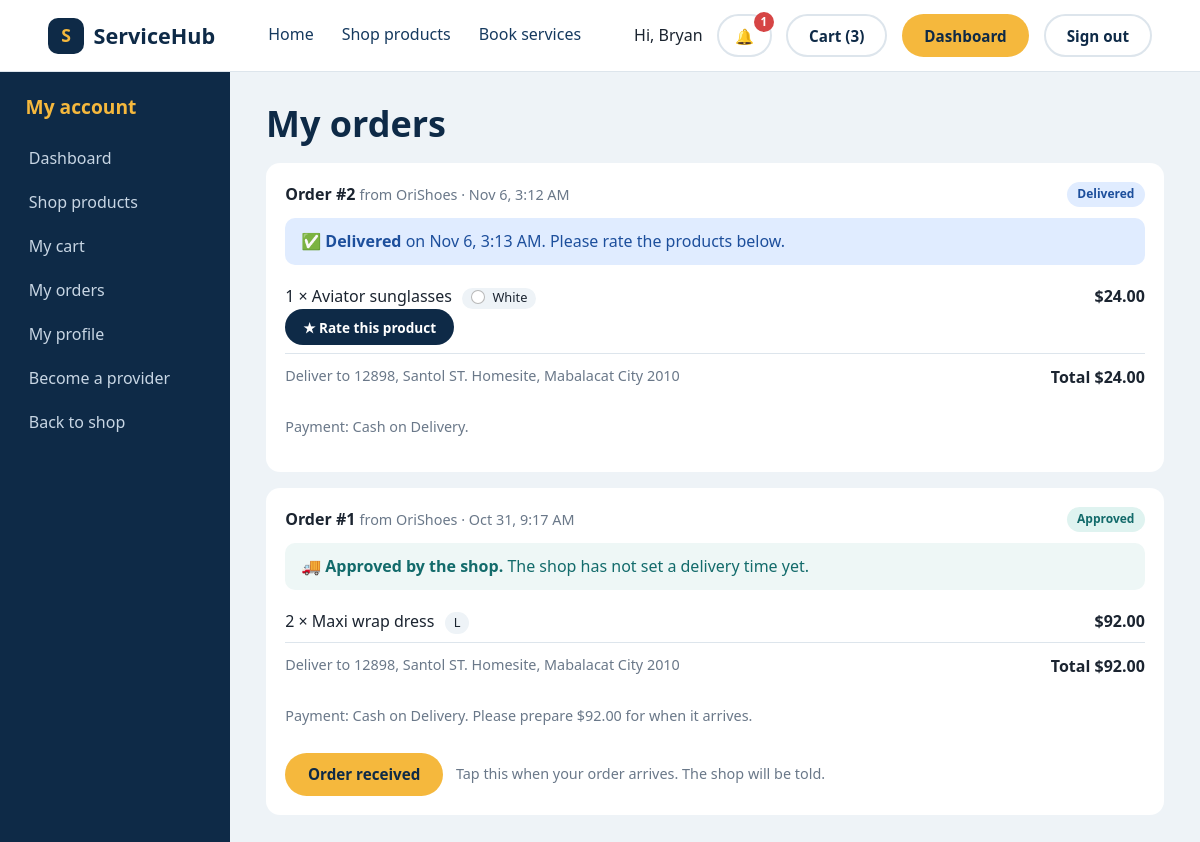
Page /orders.php (signed in) on the committed database.
### tables this page shows
CREATE TABLE IF NOT EXISTS orders (
  id             INT UNSIGNED AUTO_INCREMENT PRIMARY KEY,
  buyer_id       INT UNSIGNED NOT NULL,
  seller_id      INT UNSIGNED NOT NULL,
  status         ENUM('pending','approved','delivered','rejected') NOT NULL DEFAULT 'pending',
  payment_method VARCHAR(20) NOT NULL DEFAULT 'COD',      
  ship_name      VARCHAR(160) NOT NULL,
  ship_address   VARCHAR(300) NOT NULL,
  ship_contact   VARCHAR(140) NOT NULL,
  created_at     DATETIME NOT NULL,
  reviewed_at    DATETIME NULL,
  delivery_days  TINYINT UNSIGNED NULL,                   
  approved_at    DATETIME NULL,
  delivered_at   DATETIME NULL,                           
  FOREIGN KEY (buyer_id)  REFERENCES users(id) ON DELETE CASCADE,
  FOREIGN KEY (seller_id) REFERENCES users(id) ON DELETE CASCADE
);

CREATE TABLE IF NOT EXISTS order_items (
  id         INT UNSIGNED AUTO_INCREMENT PRIMARY KEY,
  order_id   INT UNSIGNED NOT NULL,
  product_id INT UNSIGNED NULL,
  name       VARCHAR(120) NOT NULL,
  price      DECIMAL(10,2) NOT NULL,
  quantity   INT UNSIGNED NOT NULL,
  comment    VARCHAR(300) NULL,
  size       VARCHAR(60) NOT NULL DEFAULT '',
  color      VARCHAR(40) NOT NULL DEFAULT '',
  FOREIGN KEY (order_id)   REFERENCES orders(id)   ON DELETE CASCADE,
  FOREIGN KEY (product_id) REFERENCES products(id) ON DELETE SET NULL
);

### includes/bootstrap.php (called while the page is built, shortened)
<?php
function money(float $amount): string {
    return CURRENCY . number_format($amount, 2);
}
function db(): PDO {
    static $pdo = null;
    if (!$pdo) {
        $pdo = new PDO('mysql:host=' . DB_HOST . ';dbname=' . DB_NAME . ';charset=utf8mb4', DB_USER, DB_PASS, [
            PDO::ATTR_ERRMODE            => PDO::ERRMODE_EXCEPTION,
            PDO::ATTR_DEFAULT_FETCH_MODE => PDO::FETCH_ASSOC,
        ]);
    }
    return $pdo;
}
function store_expr(string $idCol, string $nameCol): string {
    return "COALESCE((SELECT a.business_name FROM provider_applications a WHERE a.user_id = $idCol AND a.status = 'approved' ORDER BY a.id DESC LIMIT 1), NULLIF($nameCol, ''), 'Store')";
}
function color_map(): array {
    return ['White' => '#ffffff', 'Black' => '#1b2430', 'Navy' => '#163a5f', 'Gray' => '#8a96a3', 'Silver' => '#c0c7cf',
            'Red' => '#d64545', 'Pink' => '#e88fb0', 'Orange' => '#ee8a33', 'Yellow' => '#f5b83d', 'Gold' => '#d4a940',
            'Green' => '#3f8f5b', 'Blue' => '#3b82c4', 'Purple' => '#7b5ea7', 'Brown' => '#7a4b2a', 'Tan' => '#c9a77c',
            'Beige' => '#e3d3b8', 'Khaki' => '#bfae7f', 'Rose gold' => '#d8a496'];
}
function color_hex(string $name): string { return color_map()[$name] ?? '#c3cfda'; }

### orders.php (the view, shortened to what this page needs)
<?php
require_once __DIR__ . '/includes/bootstrap.php';
$uid = $_SESSION['user_id'];
$st = db()->prepare('SELECT o.*, ' . store_expr('o.seller_id', 'u.first_name') . ' AS store FROM orders o JOIN users u ON u.id = o.seller_id
                     WHERE o.buyer_id = ? ORDER BY o.id DESC LIMIT 50');
$st->execute([$uid]);
$orders = $st->fetchAll();
$items = [];
if ($orders) {
    $ids = implode(',', array_map('intval', array_column($orders, 'id')));
    foreach (db()->query("SELECT * FROM order_items WHERE order_id IN ($ids) ORDER BY id") as $it) { $items[$it['order_id']][] = $it; }
}
$myRatings = db()->prepare('SELECT product_id, rating FROM reviews WHERE user_id = ?');
$myRatings->execute([$uid]);
$myRatings = $myRatings->fetchAll(PDO::FETCH_KEY_PAIR);
$statusLabel = ['pending' => 'Pending seller approval', 'approved' => 'Approved', 'delivered' => 'Delivered', 'rejected' => 'Rejected'];
$statusClass = ['pending' => 'badge-pending', 'approved' => 'badge-confirmed', 'delivered' => 'badge-delivered', 'rejected' => 'badge-rejected'];
function eta_text(array $o): string {
    if (empty($o['delivery_days'])) { return 'The shop has not set a delivery time yet.'; }
    $base = strtotime($o['approved_at'] ?: ($o['reviewed_at'] ?: $o['created_at']));
    $eta  = strtotime('+' . (int)$o['delivery_days'] . ' days', $base);
    $left = (int)ceil(($eta - time()) / 86400);
    $when = $left > 1 ? "Arrives in about $left days" : ($left === 1 ? 'Arrives in about 1 day' : 'Should arrive today');
    return $when . ' (expected by ' . date('D, M j', $eta) . ')';
}
?>
<!DOCTYPE html>
<html lang="en">
<head>
  <link rel="stylesheet" href="css/style.css">
</head>
<body>
  <?php include __DIR__ . '/includes/topbar.php'; ?>
  <div class="dash">
    <?php include __DIR__ . '/includes/sidebar.php'; ?>
    <main class="dash-main">
      <h1>My orders</h1>
      <?php foreach ($orders as $o): $sum = 0; ?>
        <div class="card order-card" id="order-<?= (int)$o['id'] ?>">
          <div class="order-head">
            <div><strong>Order #<?= (int)$o['id'] ?></strong> <span class="muted">from <?= htmlspecialchars($o['store']) ?> &middot; <?= htmlspecialchars(date('M j, g:i A', strtotime($o['created_at']))) ?></span></div>
            <span class="badge <?= $statusClass[$o['status']] ?>"><?= $statusLabel[$o['status']] ?></span>
          </div>
          <?php if ($o['status'] === 'approved'): ?>
            <div class="eta-box">
              <strong>&#128666; Approved by the shop.</strong> <?= htmlspecialchars(eta_text($o)) ?>
            </div>
          <?php elseif ($o['status'] === 'delivered'): ?>
            <div class="eta-box done">
              <strong>&#9989; Delivered</strong><?= $o['delivered_at'] ? ' on ' . htmlspecialchars(date('M j, g:i A', strtotime($o['delivered_at']))) : '' ?>. Please rate the products below.
            </div>
          <?php endif; ?>
          <ul class="order-lines">
            <?php foreach ($items[$o['id']] ?? [] as $it): $sum += $it['price'] * $it['quantity']; ?>
              <li><span><?= (int)$it['quantity'] ?> &times; <?= htmlspecialchars($it['name']) ?><?php if ($it['size']): ?> <span class="size-tag"><?= htmlspecialchars($it['size']) ?></span><?php endif; ?><?php if ($it['color']): ?> <span class="size-tag"><i class="dot" style="background:<?= color_hex($it['color']) ?>"></i><?= htmlspecialchars($it['color']) ?></span><?php endif; ?>
                <?php if ($o['status'] === 'delivered' && $it['product_id']): ?>
                  <br><?php if (isset($myRatings[$it['product_id']])): ?>
                    <a class="rate-link" href="product.php?id=<?= (int)$it['product_id'] ?>#reviews"><?= stars_html((float)$myRatings[$it['product_id']]) ?> Your rating (edit)</a>
                  <?php else: ?>
                    <a class="btn btn-small" href="product.php?id=<?= (int)$it['product_id'] ?>#reviews">&#9733; Rate this product</a>
                  <?php endif; ?>
                <?php endif; ?></span>
                <strong><?= money($it['price'] * $it['quantity']) ?></strong></li>
            <?php endforeach; ?>
          </ul>
          <p class="order-foot"><span class="muted">Deliver to <?= htmlspecialchars($o['ship_address']) ?></span> <strong>Total <?= money($sum) ?></strong></p>
          <p class="muted">Payment: Cash on Delivery<?= $o['status'] === 'approved' ? '. Please prepare ' . money($sum) . ' for when it arrives.' : '.' ?></p>
          <?php if ($o['status'] === 'approved'): ?>
            <form method="post" class="received-form">
              <button class="btn btn-primary" type="submit" onclick="return confirm('Did you receive this order?');">Order received</button>
              <span class="muted">Tap this when your order arrives. The shop will be told.</span>
            </form>
          <?php endif; ?>
        </div>
      <?php endforeach; ?>
    </main>
  </div>
</body>
</html>

### css/style.css (style rules this page uses)
:root { --navy: #0e2a47; --navy-2: #163a5f; --marigold: #f5b83d; --teal: #1f8a8a; --mist: #eef3f7; --ink: #1b2430; --muted: #6a7889; --white: #ffffff; --line: #dde5ec; --header-h: 72px; --font-head: 'Bricolage Grotesque', 'Segoe UI', sans-serif; --font-body: 'DM Sans', 'Segoe UI', sans-serif; }
*, *::before, *::after { box-sizing: border-box; }
html { scroll-behavior: smooth; scroll-padding-top: var(--header-h); }
body { margin: 0; font-family: var(--font-body); color: var(--ink); background: var(--white); line-height: 1.55; }
h1, h2, h3 { font-family: var(--font-head); margin: 0; line-height: 1.1; }
a { color: inherit; }
.muted { color: var(--muted); font-size: .9rem; }
.btn { display: inline-block; cursor: pointer; font: 700 .95rem var(--font-body); padding: .6rem 1.3rem; border-radius: 999px; border: 2px solid transparent; text-decoration: none; text-align: center; transition: transform .15s ease, background .15s ease; }
.btn-primary { background: var(--marigold); color: var(--navy); }
.btn-small { background: var(--navy); color: var(--white); padding: .4rem 1rem; font-size: .85rem; }
.badge { font-size: .75rem; font-weight: 700; padding: .2rem .65rem; border-radius: 999px; }
.badge-confirmed { background: #dff3f0; color: #136b6b; }
.dash { display: grid; grid-template-columns: 230px minmax(0, 1fr); min-height: calc(100vh - var(--header-h)); background: var(--mist); }
.dash-main { padding: 2rem clamp(1rem, 3vw, 2.5rem) 3rem; }
.dash-main h1 { font-size: clamp(1.7rem, 3vw, 2.3rem); color: var(--navy); margin-bottom: 1.2rem; }
.card { background: var(--white); border-radius: 14px; padding: 1.2rem; display: flex; flex-direction: column; gap: .2rem; }
.order-card { margin-bottom: 1rem; gap: .7rem; }
.order-head { display: flex; justify-content: space-between; align-items: center; gap: 1rem; flex-wrap: wrap; }
.order-lines { list-style: none; margin: 0; padding: 0; }
.order-lines li { display: flex; justify-content: space-between; gap: 1rem; padding: .5rem 0; border-bottom: 1px solid var(--line); }
.order-foot { display: flex; justify-content: space-between; gap: 1rem; flex-wrap: wrap; margin: 0; }
.size-tag { display: inline-block; margin-left: .4rem; padding: .05rem .55rem; border-radius: 999px; background: var(--mist); font-size: .8rem; font-weight: 500; }
.dot { display: inline-block; width: 14px; height: 14px; border-radius: 50%; border: 1px solid rgba(0,0,0,.28); margin-right: .45rem; vertical-align: -2px; }
.badge-delivered { background: #e0ecff; color: #1d4f9c; }
.eta-box { background: #eef7f6; color: #136b6b; padding: .7rem 1rem; border-radius: 10px; margin: 0; }
.eta-box.done { background: #e0ecff; color: #1d4f9c; }
.received-form { display: flex; align-items: center; gap: .8rem; flex-wrap: wrap; }

### rows in the picture
orders: id "2", store "OriShoes", created_at "Nov 6, 3:12 AM", status "Delivered", delivered_at "Nov 6, 3:13 AM", ship_address "12898, Santol ST. Homesite, Mabalacat City 2010", sum "$24.00"
order_items: quantity "1", name "Aviator sunglasses", color "White", money($it['price'] * $it['quantity']) "$24.00"
orders: id "1", store "OriShoes", created_at "Oct 31, 9:17 AM", status "Approved", delivery_days "The shop has not set a delivery time yet.", ship_address "12898, Santol ST. Homesite, Mabalacat City 2010", sum "$92.00"
order_items: quantity "2", name "Maxi wrap dress", size "L", money($it['price'] * $it['quantity']) "$92.00"

### other values in the picture
SITE_NAME "ServiceHub"
$_SESSION['user'] "Bryan"
$nc "1"
cart_count() "3"
$panelTitle "My account"
$menuLabel "Dashboard"
$menuLabel "Shop products"
$menuLabel "My cart"
$menuLabel "My orders"
$menuLabel "My profile"
$menuLabel "Become a provider"
